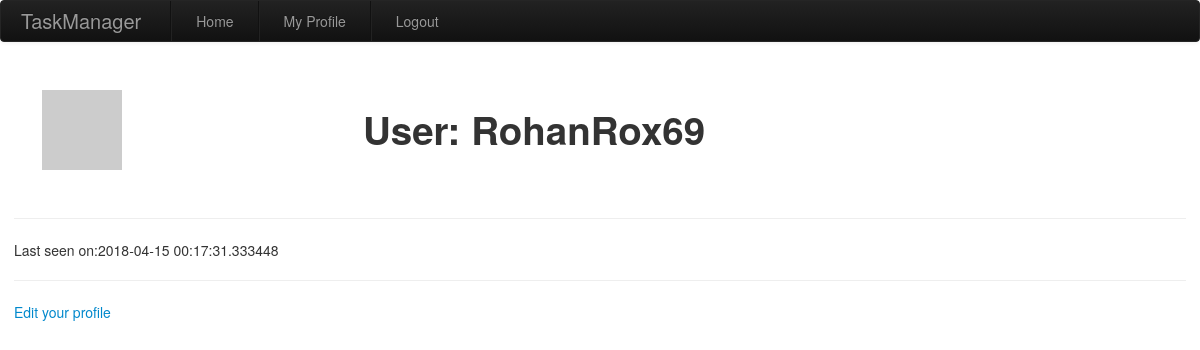
The app's page /user/RohanRox69/ (signed in), older data.
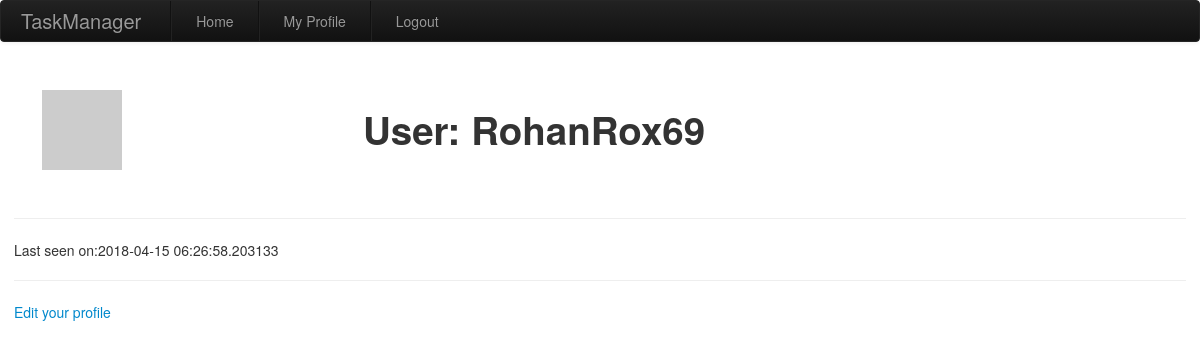
The same page, newer data.
### app/models.py (models this page shows, shortened)
class User(UserMixin, db.Model):
    id = db.Column(db.Integer, primary_key=True)
    name = db.Column(db.String(64), nullable=False)
    username = db.Column(db.String(64), index=True,
                         unique=True, nullable=False)
    password_hash = db.Column(db.String(128), nullable=False)
    email = db.Column(db.String(150), index=True, unique=True, nullable=False)
    about_me = db.Column(db.String(150))
    last_seen = db.Column(db.DateTime, default=datetime.utcnow)
    def avatar(self, size):
        digest = md5(self.email.lower().encode('utf-8')).hexdigest()
        return 'https://www.gravatar.com/avatar/{}?d=identicon&s={}'.format(digest, size)

### app/routes.py (the view)
@app.route('/user/<username>/')
@login_required
def user(username):
    user = User.query.filter_by(username=username).first_or_404()
    return render_template('user.html', user=user)

### app/models.py (called while the page is built)
@login.user_loader
def load_user(id):
    return User.query.get(int(id))

### app/routes.py (called while the page is built)
@app.before_request
def before_request():
    if current_user.is_authenticated:
        current_user.last_seen = datetime.utcnow()
        db.session.commit()

### app/templates/user.html (shortened to what this page needs)
{% extends "base.html" %}
{% block content %}
<div class="flex-container">
  <div class="flex-row-item-img">
    <img class="profile-pic" src= "{{ user.avatar(128) }}">
  </div>
  <div class="flex-row-item-txt">
    <h1>User: {{ user.username }}</h1>
  </div>
</div>
  <hr>
{% if user.last_seen %}<p>Last seen on:{{ user.last_seen }}</p>{%endif%}
<hr>
{% if user ==current_user %}
<p><a href="{{ url_for('edit_profile')}}"> Edit your profile</a></p>
{% endif %}
{% endblock %}

### app/templates/base.html (shortened to what this page needs)
<!DOCTYPE html>
<html lang="en">
  <head>
      <link href="{{url_for('static',filename='css/bootstrap-responsive.min.css')}}" rel="stylesheet">
      <link href="{{url_for('static',filename='css/bootstrap.min.css')}}" rel="stylesheet">
      <link href="{{url_for('static',filename='css/style.css')}}" rel="stylesheet">
  </head>
  <body>
  <div class="navbar navbar-inverse">
    <div class="navbar-inner">
      <a class="brand">TaskManager</a>
     <ul class="nav">
       <li class="divider-vertical"></li>
        <li >
          <a href="{{url_for('index')}}">Home</a>
        </li>
        <li class="divider-vertical"></li>
          {% if current_user.is_anonymous %}
        <li>
          <a href="{{url_for('login')}}">Login</a>
        </li>
          {% else %}
        <li>
          <a href="{{ url_for('user', username=current_user.username) }}">My Profile</a>
        </li>
        <li class="divider-vertical"></li>
        <li>
          <a href="{{ url_for('logout')}}">Logout</a>
        </li>
          {% endif %}
     </ul>
  </div>
  <div id="content">
    <br>
    {% block content %}{% endblock %}
  </div>
  </body>
</html>

### app/static/css/style.css (style rules this page uses)
.flex-container { display:flex; align-items: center; }
.flex-row-item-img { align-content: center; padding : 1em; margin: 1em; flex:1; }
.flex-row-item-txt { align-content: center; padding : 1em; margin: 1em; flex:3; }
#content { padding-left: 1em; padding-right: 1em; }

Row changes from the older to the newer data that the page shows:
changed User "RohanRox69": last_seen "2018-04-15 00:17:31.333448" → "2018-04-15 06:26:58.203133"
